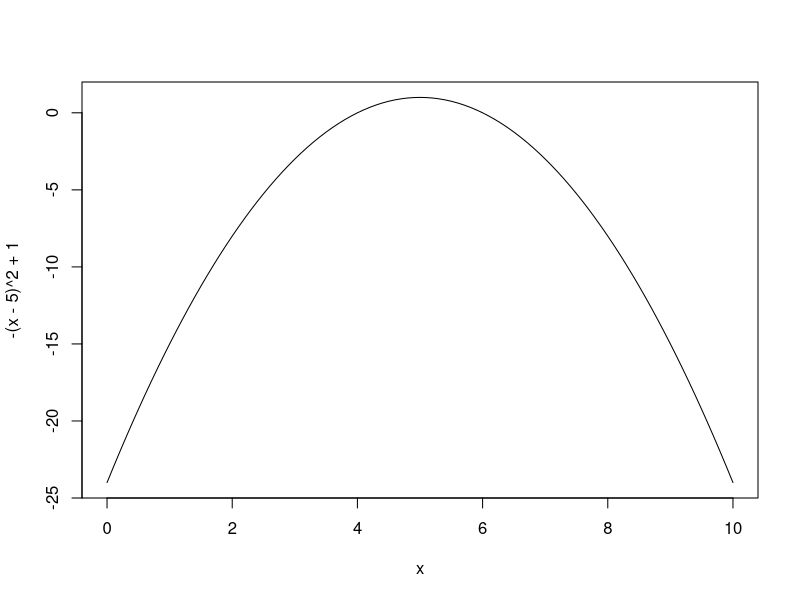

Write R code to recreate this figure.
## ---- chunk 1
knitr::opts_chunk$set(echo = TRUE)
## ---- chunk 2
for (i in 1:10){
  a = log(i)
  print(a) # to show what you have done
}

log(1:10)

## ---- chunk 3
a = c(25,1,10,89, NA, NA)
mean(a,na.rm=T)
sd(a,na.rm=T)/length(na.omit(a))
## ---- chunk 4
sigma.self = function(x,na.rm=F){
  mean = mean(x,na.rm=na.rm)
  n = length(ifelse(na.rm,na.omit(x),x))
  sd = sqrt(sum((x-mean)^2,na.rm=na.rm)/(n-1))
  return(sd)
}

## ---- chunk 5
# for example
curve(-(x-5)^2+1,from=0,to=10)
